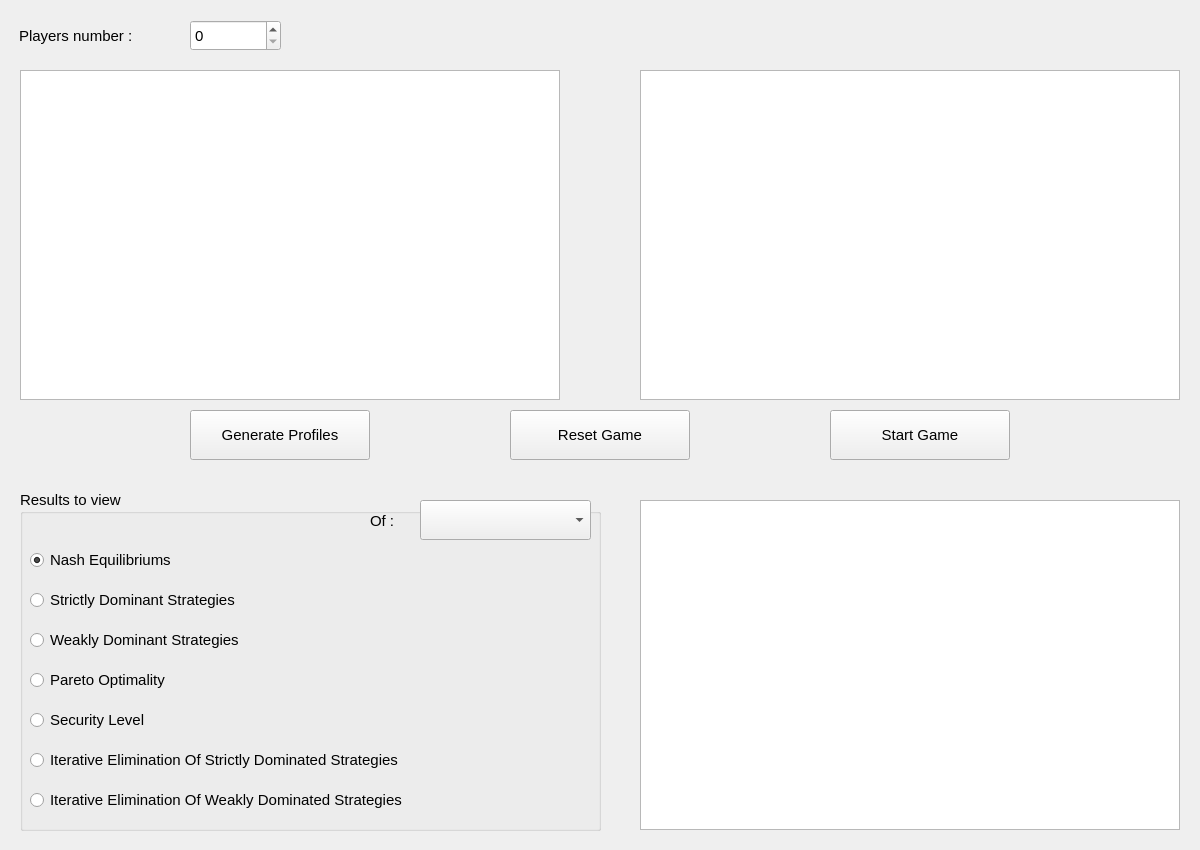
<?xml version="1.0" encoding="UTF-8"?>
<ui version="4.0">
 <class>MainWindow</class>
 <widget class="QMainWindow" name="MainWindow">
  <property name="geometry">
   <rect>
    <x>0</x>
    <y>0</y>
    <width>1200</width>
    <height>850</height>
   </rect>
  </property>
  <property name="sizePolicy">
   <sizepolicy hsizetype="Fixed" vsizetype="Fixed">
    <horstretch>2</horstretch>
    <verstretch>0</verstretch>
   </sizepolicy>
  </property>
  <property name="minimumSize">
   <size>
    <width>1200</width>
    <height>850</height>
   </size>
  </property>
  <property name="maximumSize">
   <size>
    <width>1200</width>
    <height>850</height>
   </size>
  </property>
  <property name="baseSize">
   <size>
    <width>0</width>
    <height>0</height>
   </size>
  </property>
  <property name="font">
   <font>
    <family>Arial</family>
    <pointsize>11</pointsize>
    <weight>50</weight>
    <bold>false</bold>
   </font>
  </property>
  <property name="windowTitle">
   <string>Pure Strategies</string>
  </property>
  <property name="styleSheet">
   <string notr="true"/>
  </property>
  <property name="toolButtonStyle">
   <enum>Qt::ToolButtonIconOnly</enum>
  </property>
  <property name="documentMode">
   <bool>false</bool>
  </property>
  <property name="unifiedTitleAndToolBarOnMac">
   <bool>false</bool>
  </property>
  <widget class="QWidget" name="centralwidget">
   <property name="sizePolicy">
    <sizepolicy hsizetype="Maximum" vsizetype="Maximum">
     <horstretch>0</horstretch>
     <verstretch>0</verstretch>
    </sizepolicy>
   </property>
   <property name="minimumSize">
    <size>
     <width>0</width>
     <height>0</height>
    </size>
   </property>
   <property name="maximumSize">
    <size>
     <width>16777215</width>
     <height>16777215</height>
    </size>
   </property>
   <widget class="QSpinBox" name="nbPlayers">
    <property name="geometry">
     <rect>
      <x>190</x>
      <y>20</y>
      <width>91</width>
      <height>31</height>
     </rect>
    </property>
    <property name="sizePolicy">
     <sizepolicy hsizetype="Fixed" vsizetype="Fixed">
      <horstretch>0</horstretch>
      <verstretch>0</verstretch>
     </sizepolicy>
    </property>
    <property name="styleSheet">
     <string notr="true"/>
    </property>
    <property name="readOnly">
     <bool>false</bool>
    </property>
   </widget>
   <widget class="QLabel" name="label">
    <property name="geometry">
     <rect>
      <x>19</x>
      <y>20</y>
      <width>161</width>
      <height>31</height>
     </rect>
    </property>
    <property name="sizePolicy">
     <sizepolicy hsizetype="Fixed" vsizetype="Fixed">
      <horstretch>0</horstretch>
      <verstretch>0</verstretch>
     </sizepolicy>
    </property>
    <property name="styleSheet">
     <string notr="true"/>
    </property>
    <property name="text">
     <string>Players number :</string>
    </property>
   </widget>
   <widget class="QTableWidget" name="strategiesTable">
    <property name="geometry">
     <rect>
      <x>20</x>
      <y>70</y>
      <width>540</width>
      <height>330</height>
     </rect>
    </property>
    <property name="sizePolicy">
     <sizepolicy hsizetype="Fixed" vsizetype="Fixed">
      <horstretch>2</horstretch>
      <verstretch>0</verstretch>
     </sizepolicy>
    </property>
    <property name="minimumSize">
     <size>
      <width>0</width>
      <height>0</height>
     </size>
    </property>
    <property name="autoFillBackground">
     <bool>true</bool>
    </property>
    <property name="styleSheet">
     <string notr="true"/>
    </property>
    <property name="sizeAdjustPolicy">
     <enum>QAbstractScrollArea::AdjustToContents</enum>
    </property>
    <property name="iconSize">
     <size>
      <width>0</width>
      <height>0</height>
     </size>
    </property>
    <attribute name="horizontalHeaderVisible">
     <bool>true</bool>
    </attribute>
    <attribute name="horizontalHeaderCascadingSectionResizes">
     <bool>true</bool>
    </attribute>
    <attribute name="verticalHeaderVisible">
     <bool>false</bool>
    </attribute>
   </widget>
   <widget class="QPushButton" name="generateButton">
    <property name="geometry">
     <rect>
      <x>190</x>
      <y>410</y>
      <width>180</width>
      <height>50</height>
     </rect>
    </property>
    <property name="sizePolicy">
     <sizepolicy hsizetype="Fixed" vsizetype="Fixed">
      <horstretch>0</horstretch>
      <verstretch>0</verstretch>
     </sizepolicy>
    </property>
    <property name="cursor">
     <cursorShape>PointingHandCursor</cursorShape>
    </property>
    <property name="text">
     <string>Generate Profiles</string>
    </property>
   </widget>
   <widget class="QPushButton" name="starterButton">
    <property name="geometry">
     <rect>
      <x>830</x>
      <y>410</y>
      <width>180</width>
      <height>50</height>
     </rect>
    </property>
    <property name="sizePolicy">
     <sizepolicy hsizetype="Fixed" vsizetype="Fixed">
      <horstretch>0</horstretch>
      <verstretch>0</verstretch>
     </sizepolicy>
    </property>
    <property name="cursor">
     <cursorShape>PointingHandCursor</cursorShape>
    </property>
    <property name="text">
     <string>Start Game</string>
    </property>
   </widget>
   <widget class="QTableWidget" name="profilesTable">
    <property name="geometry">
     <rect>
      <x>640</x>
      <y>70</y>
      <width>540</width>
      <height>330</height>
     </rect>
    </property>
    <property name="styleSheet">
     <string notr="true"/>
    </property>
    <attribute name="verticalHeaderVisible">
     <bool>false</bool>
    </attribute>
   </widget>
   <widget class="QPushButton" name="resetButton">
    <property name="geometry">
     <rect>
      <x>510</x>
      <y>410</y>
      <width>180</width>
      <height>50</height>
     </rect>
    </property>
    <property name="sizePolicy">
     <sizepolicy hsizetype="Fixed" vsizetype="Fixed">
      <horstretch>0</horstretch>
      <verstretch>0</verstretch>
     </sizepolicy>
    </property>
    <property name="cursor">
     <cursorShape>PointingHandCursor</cursorShape>
    </property>
    <property name="text">
     <string>Reset Game</string>
    </property>
   </widget>
   <widget class="QGroupBox" name="groupBox">
    <property name="geometry">
     <rect>
      <x>20</x>
      <y>490</y>
      <width>581</width>
      <height>341</height>
     </rect>
    </property>
    <property name="title">
     <string>Results to view</string>
    </property>
    <widget class="QRadioButton" name="r1">
     <property name="geometry">
      <rect>
       <x>10</x>
       <y>55</y>
       <width>211</width>
       <height>30</height>
      </rect>
     </property>
     <property name="text">
      <string>Nash Equilibriums</string>
     </property>
     <property name="checked">
      <bool>true</bool>
     </property>
    </widget>
    <widget class="QRadioButton" name="r2">
     <property name="geometry">
      <rect>
       <x>10</x>
       <y>95</y>
       <width>561</width>
       <height>30</height>
      </rect>
     </property>
     <property name="text">
      <string>Strictly Dominant Strategies</string>
     </property>
    </widget>
    <widget class="QRadioButton" name="r3">
     <property name="geometry">
      <rect>
       <x>10</x>
       <y>135</y>
       <width>561</width>
       <height>30</height>
      </rect>
     </property>
     <property name="text">
      <string>Weakly Dominant Strategies</string>
     </property>
    </widget>
    <widget class="QRadioButton" name="r4">
     <property name="geometry">
      <rect>
       <x>10</x>
       <y>175</y>
       <width>261</width>
       <height>30</height>
      </rect>
     </property>
     <property name="text">
      <string>Pareto Optimality</string>
     </property>
    </widget>
    <widget class="QRadioButton" name="r5">
     <property name="geometry">
      <rect>
       <x>10</x>
       <y>215</y>
       <width>281</width>
       <height>30</height>
      </rect>
     </property>
     <property name="text">
      <string>Security Level</string>
     </property>
    </widget>
    <widget class="QRadioButton" name="r6">
     <property name="geometry">
      <rect>
       <x>10</x>
       <y>255</y>
       <width>551</width>
       <height>30</height>
      </rect>
     </property>
     <property name="text">
      <string>Iterative Elimination Of Strictly Dominated Strategies</string>
     </property>
    </widget>
    <widget class="QRadioButton" name="r7">
     <property name="geometry">
      <rect>
       <x>10</x>
       <y>295</y>
       <width>551</width>
       <height>30</height>
      </rect>
     </property>
     <property name="text">
      <string>Iterative Elimination Of Weakly Dominated Strategies</string>
     </property>
    </widget>
    <widget class="QComboBox" name="playersCombo">
     <property name="geometry">
      <rect>
       <x>400</x>
       <y>10</y>
       <width>171</width>
       <height>40</height>
      </rect>
     </property>
     <property name="cursor">
      <cursorShape>PointingHandCursor</cursorShape>
     </property>
    </widget>
    <widget class="QLabel" name="label_2">
     <property name="geometry">
      <rect>
       <x>350</x>
       <y>20</y>
       <width>31</width>
       <height>21</height>
      </rect>
     </property>
     <property name="text">
      <string>Of :</string>
     </property>
    </widget>
   </widget>
   <widget class="QPlainTextEdit" name="results">
    <property name="geometry">
     <rect>
      <x>640</x>
      <y>500</y>
      <width>540</width>
      <height>330</height>
     </rect>
    </property>
    <property name="sizePolicy">
     <sizepolicy hsizetype="Expanding" vsizetype="Expanding">
      <horstretch>0</horstretch>
      <verstretch>0</verstretch>
     </sizepolicy>
    </property>
    <property name="maximumSize">
     <size>
      <width>797</width>
      <height>591</height>
     </size>
    </property>
    <property name="readOnly">
     <bool>true</bool>
    </property>
   </widget>
  </widget>
 </widget>
 <resources/>
 <connections/>
</ui>
